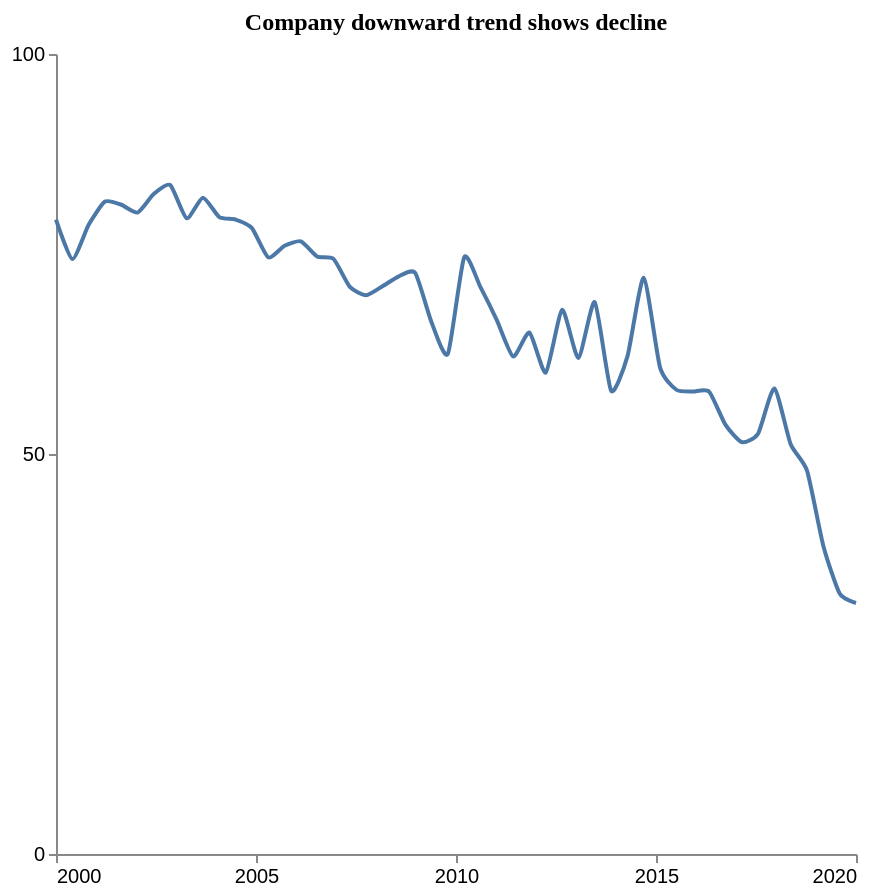

The Vega-Lite source for this figure:
### Vega-Lite specification from a JSON file in a GitHub repository (floating-point values rounded to 4 significant figures)
{"$schema": "https://vega.github.io/schema/vega-lite/v5.json", "description": "Pattern: Downward", "data": {"values": [{"X": 2000.0, "Y": 79.31}, {"X": 2000.0, "Y": 74.37}, {"X": 2001.0, "Y": 78.65}, {"X": 2001.0, "Y": 81.55}, {"X": 2002.0, "Y": 81.16}, {"X": 2002.0, "Y": 80.18}, {"X": 2002.0, "Y": 82.52}, {"X": 2003.0, "Y": 83.61}, {"X": 2003.0, "Y": 79.47}, {"X": 2004.0, "Y": 82.04}, {"X": 2004.0, "Y": 79.61}, {"X": 2004.0, "Y": 79.3}, {"X": 2005.0, "Y": 78.24}, {"X": 2005.0, "Y": 74.58}, {"X": 2006.0, "Y": 76.02}, {"X": 2006.0, "Y": 76.59}, {"X": 2007.0, "Y": 74.69}, {"X": 2007.0, "Y": 74.39}, {"X": 2007.0, "Y": 70.88}, {"X": 2008.0, "Y": 69.86}, {"X": 2008.0, "Y": 70.97}, {"X": 2009.0, "Y": 72.21}, {"X": 2009.0, "Y": 72.63}, {"X": 2009.0, "Y": 66.48}, {"X": 2010.0, "Y": 62.5}, {"X": 2010.0, "Y": 74.59}, {"X": 2011.0, "Y": 70.86}, {"X": 2011.0, "Y": 66.74}, {"X": 2011.0, "Y": 62.19}, {"X": 2012.0, "Y": 65.17}, {"X": 2012.0, "Y": 60.18}, {"X": 2013.0, "Y": 68.01}, {"X": 2013.0, "Y": 62.0}, {"X": 2013.0, "Y": 68.98}, {"X": 2014.0, "Y": 57.91}, {"X": 2014.0, "Y": 62.2}, {"X": 2015.0, "Y": 72.01}, {"X": 2015.0, "Y": 60.8}, {"X": 2016.0, "Y": 58.03}, {"X": 2016.0, "Y": 57.8}, {"X": 2016.0, "Y": 57.8}, {"X": 2017.0, "Y": 53.67}, {"X": 2017.0, "Y": 51.48}, {"X": 2018.0, "Y": 52.54}, {"X": 2018.0, "Y": 58.19}, {"X": 2018.0, "Y": 51.21}, {"X": 2019.0, "Y": 47.91}, {"X": 2019.0, "Y": 38.51}, {"X": 2020.0, "Y": 32.56}, {"X": 2020.0, "Y": 31.37}]}, "mark": {"type": "line", "interpolate": "cardinal", "tension": 0.4}, "encoding": {"x": {"field": "X", "type": "quantitative", "title": "", "axis": {"grid": false, "format": "d", "values": [2000, 2005, 2010, 2015, 2020], "tickSize": 4}, "scale": {"domain": [2000, 2020]}}, "y": {"field": "Y", "type": "quantitative", "title": "", "axis": {"grid": false, "format": "d", "values": [0, 50, 100], "tickSize": 4, "tickOpacity": 1}, "scale": {"domain": [0, 100]}}}, "title": {"text": "Company downward trend shows decline", "anchor": "middle", "font": "Tahoma", "fontSize": 12}, "config": {"lineBreak": "^", "view": {"stroke": null}}, "height": 400, "width": 400, "autosize": "pad"}
